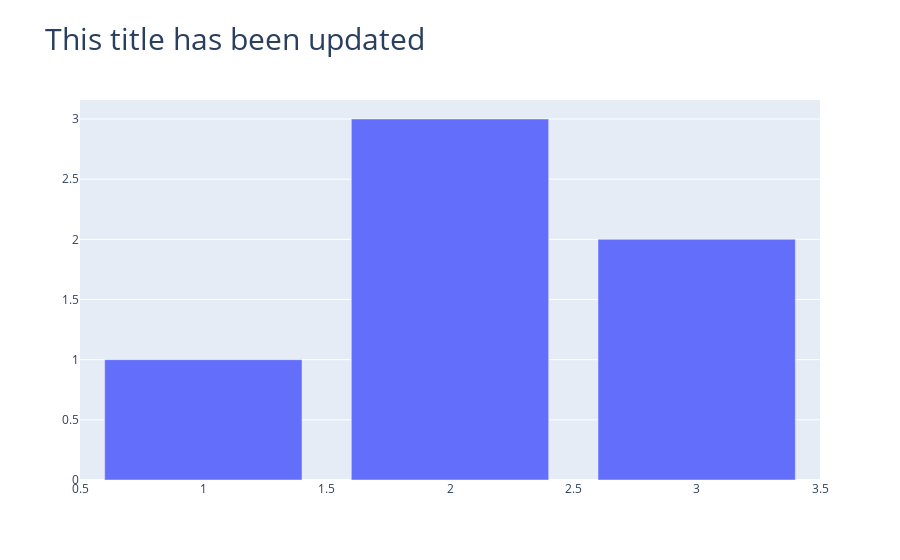

The notebook cell saved with this chart:
### Markdown cell above
## 4. Update figures

### Code cell
# update previous Figure

fig.update_layout(title_text="This title has been updated",
                  title_font_size=30)
                  # alternatives
                  #title_font={"size": 30})
        
# full alternative
#fig.update_layout(title=go.layout.Title(text="update_layout() Syntax Example", font=go.layout.title.Font(size=30)))

# show figure
fig.show()

### Figure 1 — Plotly figure (JSON) as saved in the notebook; plotly's stock layout.template omitted (floating-point values rounded to 4 significant figures)
{"data": [{"type": "bar", "x": [1, 2, 3], "y": [1, 3, 2]}], "layout": {"autosize": true, "title": {"font": {"size": 30}, "text": "This title has been updated"}, "xaxis": {"autorange": true, "range": [0.5, 3.5], "type": "linear"}, "yaxis": {"autorange": true, "range": [0, 3.158], "type": "linear"}}}
